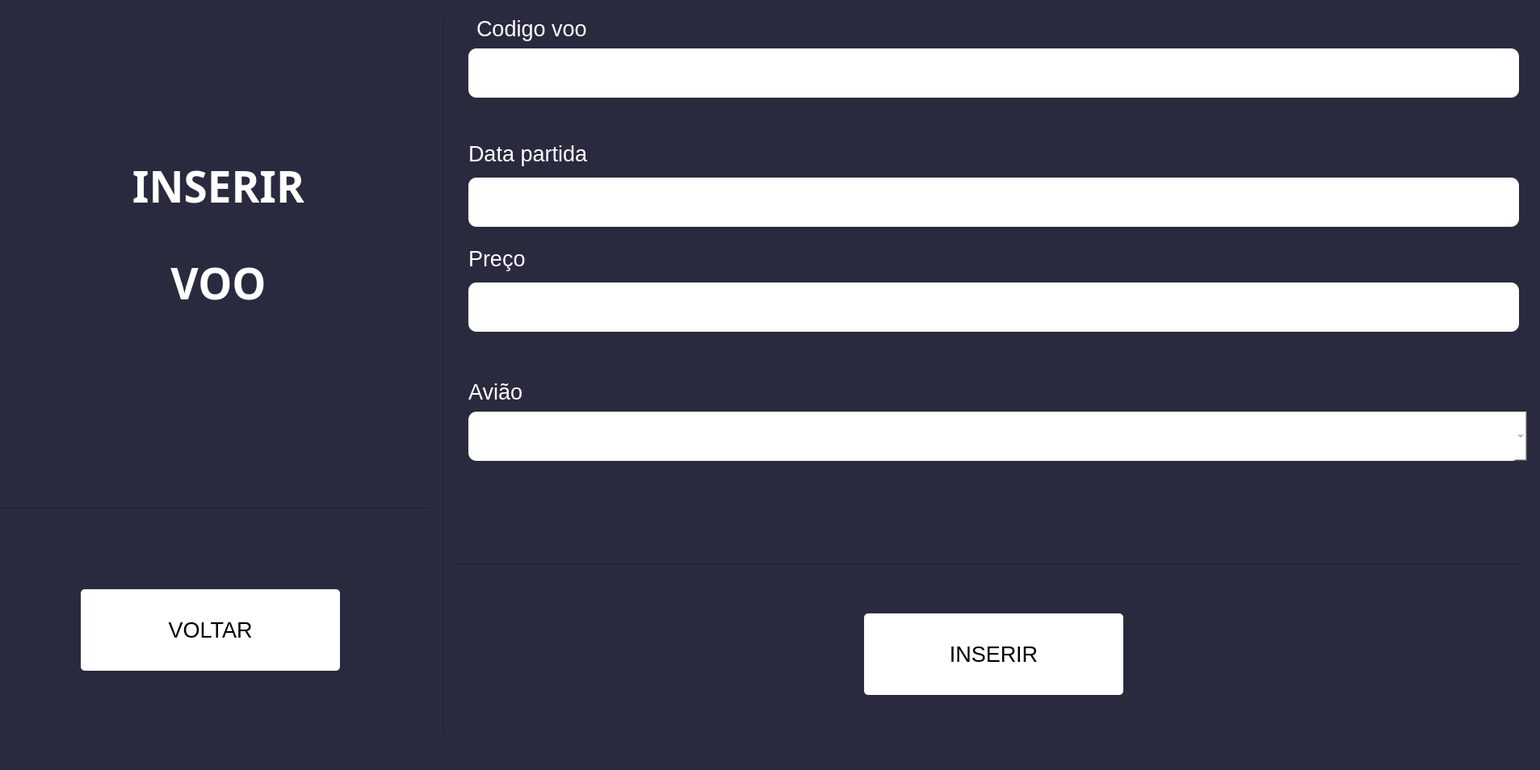
<?xml version="1.0" encoding="UTF-8"?>
<ui version="4.0">
 <class>MainWindow</class>
 <widget class="QMainWindow" name="MainWindow">
  <property name="geometry">
   <rect>
    <x>0</x>
    <y>0</y>
    <width>1907</width>
    <height>954</height>
   </rect>
  </property>
  <property name="windowTitle">
   <string>MainWindow</string>
  </property>
  <property name="styleSheet">
   <string notr="true">background-color: rgb(42, 42, 63);</string>
  </property>
  <widget class="QWidget" name="centralwidget">
   <widget class="Line" name="line_2">
    <property name="geometry">
     <rect>
      <x>540</x>
      <y>20</y>
      <width>20</width>
      <height>891</height>
     </rect>
    </property>
    <property name="orientation">
     <enum>Qt::Vertical</enum>
    </property>
   </widget>
   <widget class="Line" name="line">
    <property name="geometry">
     <rect>
      <x>0</x>
      <y>620</y>
      <width>531</width>
      <height>20</height>
     </rect>
    </property>
    <property name="styleSheet">
     <string notr="true">border-color: rgb(255, 255, 255);</string>
    </property>
    <property name="orientation">
     <enum>Qt::Horizontal</enum>
    </property>
   </widget>
   <widget class="Line" name="line_3">
    <property name="geometry">
     <rect>
      <x>560</x>
      <y>690</y>
      <width>1321</width>
      <height>20</height>
     </rect>
    </property>
    <property name="styleSheet">
     <string notr="true">border-color: rgb(255, 255, 255);</string>
    </property>
    <property name="orientation">
     <enum>Qt::Horizontal</enum>
    </property>
   </widget>
   <widget class="QLabel" name="label">
    <property name="geometry">
     <rect>
      <x>10</x>
      <y>180</y>
      <width>521</width>
      <height>101</height>
     </rect>
    </property>
    <property name="font">
     <font>
      <family>Arial Black</family>
      <pointsize>40</pointsize>
      <weight>75</weight>
      <bold>true</bold>
     </font>
    </property>
    <property name="layoutDirection">
     <enum>Qt::LeftToRight</enum>
    </property>
    <property name="styleSheet">
     <string notr="true">color: rgb(255, 255, 255);</string>
    </property>
    <property name="text">
     <string>INSERIR</string>
    </property>
    <property name="alignment">
     <set>Qt::AlignCenter</set>
    </property>
   </widget>
   <widget class="QLabel" name="label_2">
    <property name="geometry">
     <rect>
      <x>10</x>
      <y>300</y>
      <width>521</width>
      <height>101</height>
     </rect>
    </property>
    <property name="font">
     <font>
      <family>Arial Black</family>
      <pointsize>40</pointsize>
      <weight>75</weight>
      <bold>true</bold>
     </font>
    </property>
    <property name="styleSheet">
     <string notr="true">color: rgb(255, 255, 255);</string>
    </property>
    <property name="text">
     <string>VOO</string>
    </property>
    <property name="alignment">
     <set>Qt::AlignCenter</set>
    </property>
   </widget>
   <widget class="QLabel" name="label_3">
    <property name="geometry">
     <rect>
      <x>590</x>
      <y>10</y>
      <width>371</width>
      <height>51</height>
     </rect>
    </property>
    <property name="font">
     <font>
      <pointsize>20</pointsize>
     </font>
    </property>
    <property name="styleSheet">
     <string notr="true">color: rgb(255, 255, 255);</string>
    </property>
    <property name="text">
     <string>Codigo voo</string>
    </property>
   </widget>
   <widget class="QLabel" name="label_4">
    <property name="geometry">
     <rect>
      <x>580</x>
      <y>170</y>
      <width>381</width>
      <height>41</height>
     </rect>
    </property>
    <property name="font">
     <font>
      <pointsize>20</pointsize>
     </font>
    </property>
    <property name="styleSheet">
     <string notr="true">color: rgb(255, 255, 255);</string>
    </property>
    <property name="text">
     <string>Data partida</string>
    </property>
   </widget>
   <widget class="QLineEdit" name="lineEdit_2">
    <property name="geometry">
     <rect>
      <x>580</x>
      <y>220</y>
      <width>1301</width>
      <height>61</height>
     </rect>
    </property>
    <property name="styleSheet">
     <string notr="true">background-color: rgb(255, 255, 255);
color: rgb(136, 136, 136);
border-radius: 10px
</string>
    </property>
   </widget>
   <widget class="QLabel" name="label_5">
    <property name="geometry">
     <rect>
      <x>580</x>
      <y>300</y>
      <width>311</width>
      <height>41</height>
     </rect>
    </property>
    <property name="font">
     <font>
      <pointsize>20</pointsize>
     </font>
    </property>
    <property name="styleSheet">
     <string notr="true">color: rgb(255, 255, 255);</string>
    </property>
    <property name="text">
     <string>Preço</string>
    </property>
   </widget>
   <widget class="QLabel" name="label_6">
    <property name="geometry">
     <rect>
      <x>580</x>
      <y>460</y>
      <width>311</width>
      <height>51</height>
     </rect>
    </property>
    <property name="font">
     <font>
      <pointsize>20</pointsize>
     </font>
    </property>
    <property name="styleSheet">
     <string notr="true">color: rgb(255, 255, 255);</string>
    </property>
    <property name="text">
     <string>Avião</string>
    </property>
   </widget>
   <widget class="QComboBox" name="comboBox">
    <property name="geometry">
     <rect>
      <x>580</x>
      <y>510</y>
      <width>1311</width>
      <height>61</height>
     </rect>
    </property>
    <property name="font">
     <font>
      <pointsize>24</pointsize>
      <weight>75</weight>
      <bold>true</bold>
     </font>
    </property>
    <property name="styleSheet">
     <string notr="true">background-color: rgb(255, 255, 255);
color: rgb(136, 136, 136);
border-radius: 10px
</string>
    </property>
   </widget>
   <widget class="QPushButton" name="pushButton_2">
    <property name="geometry">
     <rect>
      <x>1070</x>
      <y>760</y>
      <width>321</width>
      <height>101</height>
     </rect>
    </property>
    <property name="font">
     <font>
      <pointsize>20</pointsize>
     </font>
    </property>
    <property name="styleSheet">
     <string notr="true">background-color: rgb(255, 255, 255);
color: rgb(0, 0, 0);
border-radius: 5px</string>
    </property>
    <property name="text">
     <string>INSERIR</string>
    </property>
    <property name="iconSize">
     <size>
      <width>30</width>
      <height>30</height>
     </size>
    </property>
   </widget>
   <widget class="QPushButton" name="pushButton">
    <property name="geometry">
     <rect>
      <x>100</x>
      <y>730</y>
      <width>321</width>
      <height>101</height>
     </rect>
    </property>
    <property name="font">
     <font>
      <family>MS Shell Dlg 2</family>
      <pointsize>20</pointsize>
     </font>
    </property>
    <property name="styleSheet">
     <string notr="true">background-color: rgb(255, 255, 255);
color: rgb(0, 0, 0);
border-radius: 5px</string>
    </property>
    <property name="text">
     <string>VOLTAR</string>
    </property>
   </widget>
   <widget class="QLineEdit" name="lineEdit_3">
    <property name="geometry">
     <rect>
      <x>580</x>
      <y>350</y>
      <width>1301</width>
      <height>61</height>
     </rect>
    </property>
    <property name="styleSheet">
     <string notr="true">background-color: rgb(255, 255, 255);
color: rgb(136, 136, 136);
border-radius: 10px
</string>
    </property>
   </widget>
   <widget class="QLineEdit" name="lineEdit">
    <property name="geometry">
     <rect>
      <x>580</x>
      <y>60</y>
      <width>1301</width>
      <height>61</height>
     </rect>
    </property>
    <property name="styleSheet">
     <string notr="true">background-color: rgb(255, 255, 255);
color: rgb(136, 136, 136);
border-radius: 10px
</string>
    </property>
   </widget>
  </widget>
  <widget class="QMenuBar" name="menubar">
   <property name="geometry">
    <rect>
     <x>0</x>
     <y>0</y>
     <width>1907</width>
     <height>22</height>
    </rect>
   </property>
  </widget>
  <widget class="QStatusBar" name="statusbar"/>
 </widget>
 <resources/>
 <connections/>
</ui>
